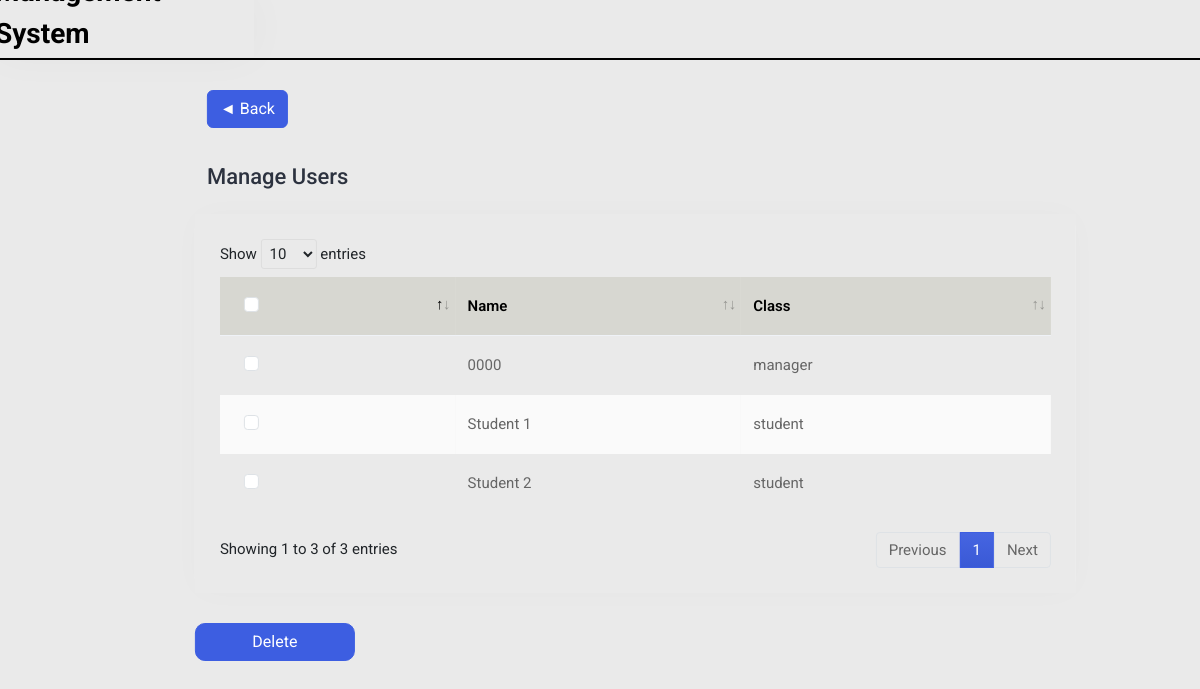
Before: /manager-manageusers/ (signed in) with the older database file.
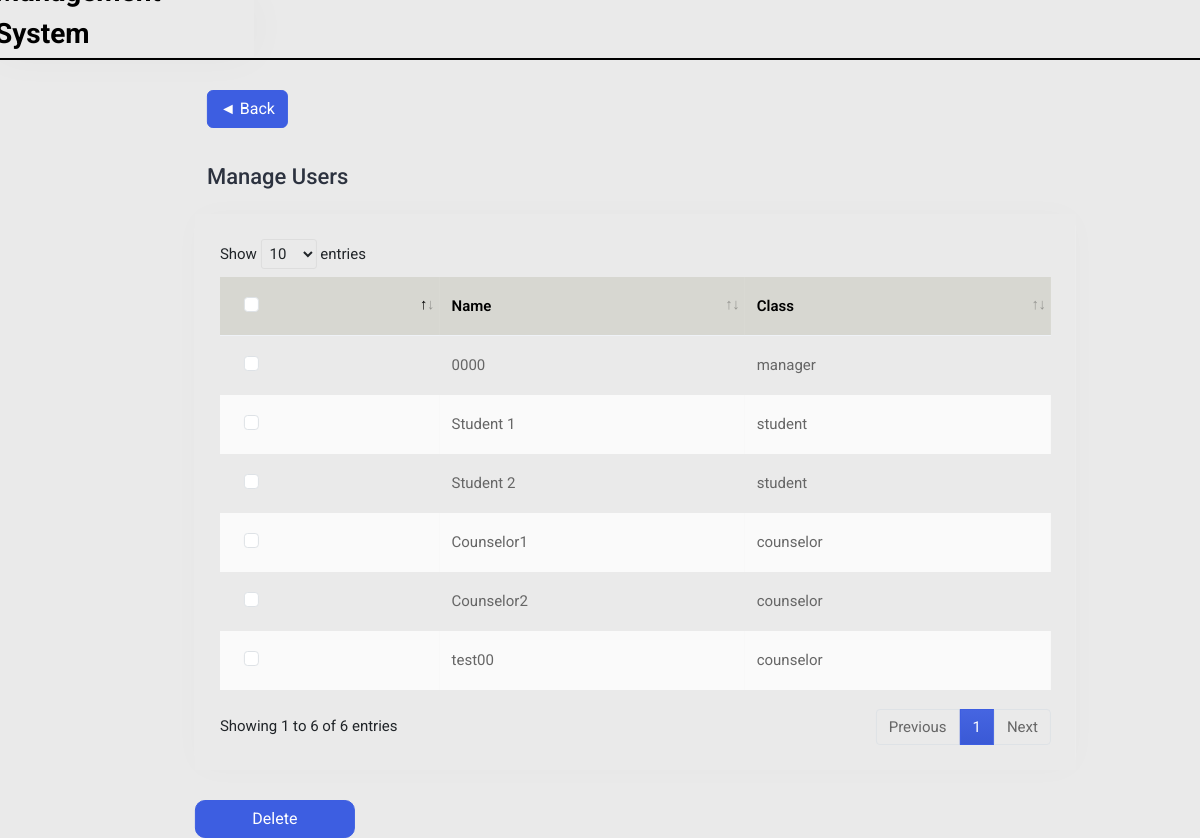
After: the same page with the newer database file.
### manager/models.py (models this page shows, shortened)
class CustomUser(AbstractBaseUser, PermissionsMixin):
    ROLE_CHOICES = [
        ('manager', 'Manager'),
        ('counselor', 'Counselor'),
    ]
    username = models.CharField(max_length=50, unique=True)
    name = models.CharField(max_length=60)
    role = models.CharField(max_length=20, choices=ROLE_CHOICES)
    is_active = models.BooleanField(default=True)
    is_staff = models.BooleanField(default=False)
    REQUIRED_FIELDS = ['name', 'role']
    USERNAME_FIELD = 'username'
    objects = CustomUserManager()
    class Meta:
        verbose_name = 'Custom User'
        verbose_name_plural = 'Custom Users'

### manager/views.py (the view)
# urls.py: path('manager-manageusers/', views.manager_manageusers, name='manager-manageusers'),
@login_required
def manager_manageusers(request):
    users = CustomUser.objects.all()
    context = {'users' : users}
    return render(request, 'manager_manageusers.html', context)

### manager/templates/manager_manageusers.html (shortened to what this page needs)
{% load static %}
<!DOCTYPE html>
<html lang="en">
<head>
    <link rel="stylesheet" href="{% static 'css/bootstrap.min.css' %}">
    <link rel="stylesheet" href="{% static 'plugins/datatables/datatables.min.css' %}">
    <link rel="stylesheet" href="{% static 'css/login_style.css' %}">
</head>
<body>
    <div class="main-wrapper">
        <div class="header">
            <div class="header-left">
                <h3>Management System</h3>
            </div>
        </div>
        <div class="page-wrapper">
            <div class="content container-fluid">
                <div class="row justify-content-center">
                    <div class="row">
                        <div class="col-sm-12">
                            <a href="{% url 'manager-main' %}" class="btn btn-primary mb-3">◄ Back</a>
                            <div class="page-sub-header">
                                <h3 class="page-title">Manage Users</h3>
                            </div>
                        </div>
                    </div>
                </div>
                <div class="row">
                    <div class="col-sm-12">
                        <div class="card card-table comman-shadow">
                            <div class="card-body">
                                <div class="table-responsive">
                                    <table
                                        class="table border-0 star-student table-hover table-center mb-0 datatable table-striped">
                                        <thead class="student-thread">
                                            <tr>
                                                <th style="background: #d7d7d1;">
                                                    <div class="form-check check-tables">
                                                        <input class="form-check-input" type="checkbox"
                                                            value="something">
                                                    </div>
                                                </th>
                                                <th style="background: #d7d7d1;">Name</th>
                                                <th style="background: #d7d7d1;">Class</th>
                                            </tr>
                                        </thead>
                                        <tbody>
                                            {% for user in users %}
                                            <tr id="{{user.id}}">
                                                <td>
                                                    <div class="form-check check-tables">
                                                        <input class="form-check-input" type="checkbox"
                                                            name="selected-user[]" value="{{user.id}}">
                                                    </div>
                                                </td>
                                                <td>
                                                    <h2 class="table-avatar">
                                                        <a href="student-details.html">{{user.name}}</a>
                                                    </h2>
                                                </td>
                                                <td>{{user.role}}</td>
                                            </tr>
                                            {% endfor %}
                                        </tbody>
                                    </table>
                                </div>
                            </div>
                        </div>
                    </div>
                </div>
                <div class="row">
                    <div class="col-8 col-sm-3">
                        <div class="student-submit">
                            <button type="submit" class="btn btn-primary btn_delete" id="delete_btn">Delete</button>
                        </div>
                    </div>
                </div>
            </div>
        </div>
    </div>
</body>
</html>

Changed rows visible on the page:
added CustomUser: name "Counselor1", role "counselor"
added CustomUser: name "Counselor2", role "counselor"
added CustomUser: name "test00", role "counselor"
Other visible differences:
text written by a page script: "Show entries Showing 1 to 3 of 3 entries Previous 1 Next" → "Show entries Showing 1 to 6 of 6 entries Previous 1 Next"
